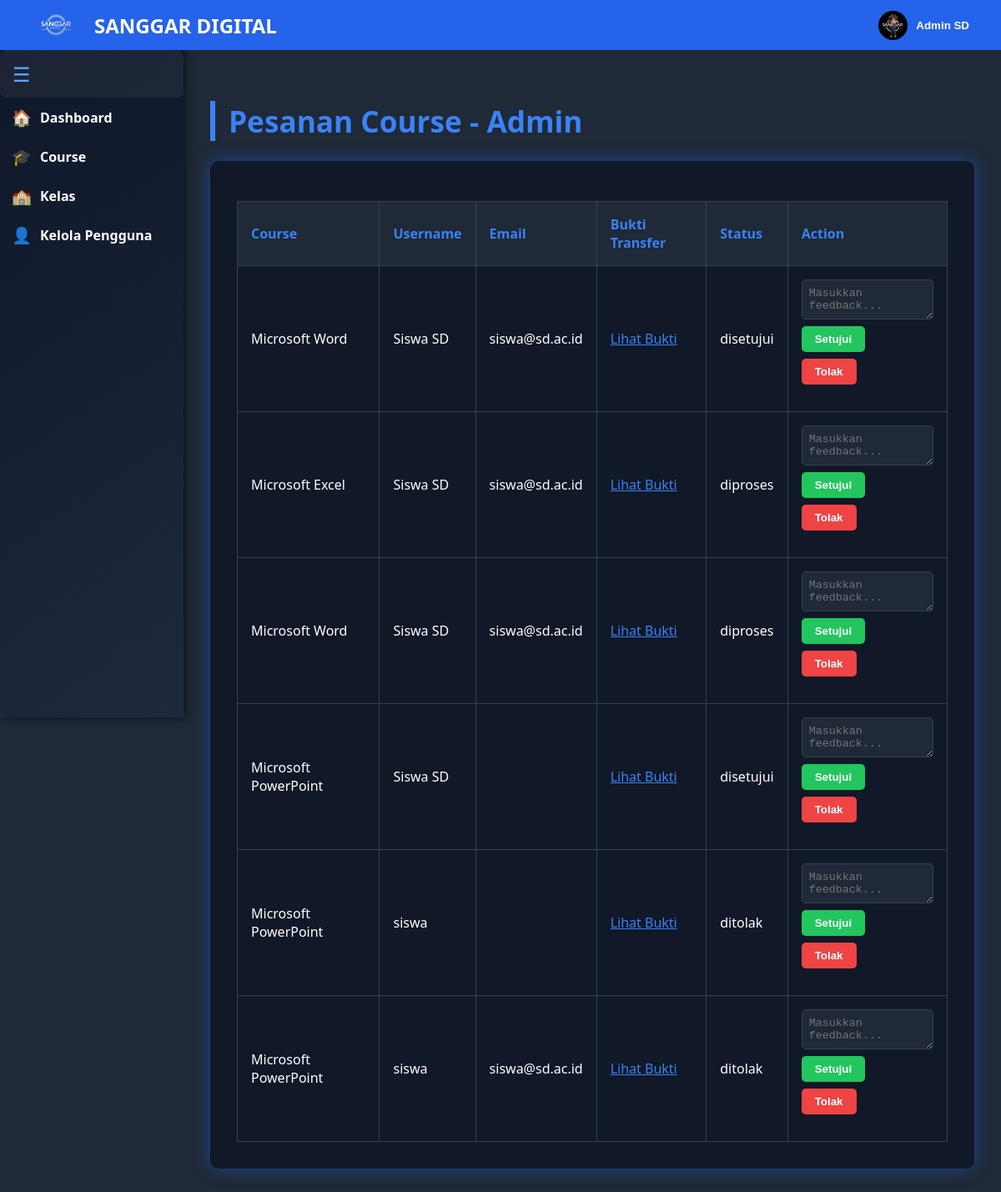
/admin/admin_pesanan.php (signed in), run on the app's committed database.
### tables this page shows
CREATE TABLE `users` (
  `id` int(11) NOT NULL,
  `name` varchar(100) DEFAULT NULL,
  `email` varchar(100) DEFAULT NULL,
  `password` varchar(255) DEFAULT NULL,
  `role` enum('admin','guru','siswa') DEFAULT 'siswa',
  `created_at` timestamp NOT NULL DEFAULT current_timestamp(),
  `photo` varchar(255) DEFAULT NULL
);

CREATE TABLE `pesanan_course` (
  `id` int(11) NOT NULL,
  `course_id` int(11) NOT NULL,
  `username` varchar(100) NOT NULL,
  `email` varchar(150) NOT NULL,
  `bukti_transfer` varchar(255) DEFAULT NULL,
  `metode_bayar` enum('bank','qr') DEFAULT 'bank',
  `status` enum('diproses','disetujui','ditolak') DEFAULT 'diproses',
  `feedback_admin` text DEFAULT NULL,
  `created_at` timestamp NOT NULL DEFAULT current_timestamp(),
  `user_id` int(11) DEFAULT NULL
);

CREATE TABLE `course` (
  `id` int(11) NOT NULL,
  `nama_course` varchar(255) NOT NULL,
  `jenjang` varchar(100) DEFAULT NULL,
  `ringkasan` text DEFAULT NULL,
  `foto` varchar(255) DEFAULT NULL,
  `status` enum('dibuka','belum dibuka') DEFAULT 'belum dibuka',
  `periode` varchar(100) DEFAULT NULL,
  `harga` decimal(12,2) DEFAULT NULL,
  `created_at` timestamp NOT NULL DEFAULT current_timestamp()
);

### admin/admin_pesanan.php (the view, shortened to what this page needs)
<?php
include __DIR__ . '/../partials/navbaradmin.php';
include __DIR__ . '/../partials/sidebaradmin.php';
include '../config/db.php';
$result = mysqli_query($conn, "SELECT p.*, c.nama_course FROM pesanan_course p JOIN course c ON p.course_id = c.id ORDER BY p.created_at DESC");
?>
<main>
    <h2>Pesanan Course - Admin</h2>
    <div class="table-container">
        <table>
            <tr>
                <th>Course</th>
                <th>Username</th>
                <th>Email</th>
                <th>Bukti Transfer</th>
                <th>Status</th>
                <th>Action</th>
            </tr>
            <?php while ($row = mysqli_fetch_assoc($result)) : ?>
            <tr>
                <td><?= htmlspecialchars($row['nama_course']) ?></td>
                <td><?= htmlspecialchars($row['username']) ?></td>
                <td><?= htmlspecialchars($row['email']) ?></td>
                <td>
                    <?php if ($row['bukti_transfer']) : ?>
                        <a href="<?= $row['bukti_transfer'] ?>" target="_blank">Lihat Bukti</a>
                    <?php else: ?>
                        Tidak Ada
                    <?php endif; ?>
                </td>
                <td><?= htmlspecialchars($row['status']) ?></td>
                <td>
                    <form method="POST">
                        <textarea name="feedback" placeholder="Masukkan feedback..." required></textarea><br>
                        <button type="submit" name="approve" class="btn btn-approve">Setujui</button>
                        <button type="submit" name="reject" class="btn btn-reject">Tolak</button>
                    </form>
                </td>
            </tr>
            <?php endwhile; ?>
        </table>
    </div>
</main>

### partials/navbaradmin.php (shortened to what this page needs)
<?php
require_once '../config/db.php';
if (!isset($_SESSION['user_id'])) {
    $username = 'Admin';
    $photo = 'assets/profile.jpg';
} else {
    $user_id = $_SESSION['user_id'];
    $query = $conn->prepare("SELECT name, photo FROM users WHERE id = ?");
    $query->bind_param("i", $user_id);
    $query->execute();
    $result = $query->get_result();
    if ($result && $result->num_rows > 0) {
        $user = $result->fetch_assoc();
        $username = htmlspecialchars($user['name']);
        $photo = !empty($user['photo']) ? $user['photo'] : 'assets/profile.jpg';
    } else {
        $username = 'Admin';
        $photo = 'assets/profile.jpg';
    }
}
?>
<nav style="
  background-color: #2563eb;
  padding: 1rem 2rem;
  color: white;
  font-family: 'Segoe UI', Tahoma, Geneva, Verdana, sans-serif;
  position: fixed;
  top: 0;
  left: 0;
  width: 100%;
  height: 60px;
  display: flex;
  justify-content: space-between;
  align-items: center;
  z-index: 1000;
  box-sizing: border-box;
">
  <div style="display: flex; align-items: center; gap: 10px;">
    <img src="../logo.png" alt="Logo" style="height: 40px; object-fit: contain;">
    <div style="font-weight: 700; font-size: 1.5rem;">
      SANGGAR DIGITAL
    </div>
  </div>
  <div style="display: flex; align-items: center; position: relative;">
    <button id="profileToggle" style="
        background: none;
        border: none;
        color: white;
        cursor: pointer;
        display: flex;
        align-items: center;
    ">
      <img src="/sanggardigital/<?= htmlspecialchars($photo) ?>" alt="Profile"
        style="width:35px; height:35px; border-radius:50%; margin-right:10px; object-fit: cover;">
      <span style="font-weight:600; user-select:none;"><?= $username ?></span>
    </button>
  </div>
</nav>

### partials/sidebaradmin.php (shortened to what this page needs)
<aside id="sidebar" style="
  width: 220px;
  background: linear-gradient(145deg, #0f172a, #1e293b);
  color: white;
  height: 100vh;
  position: fixed;
  top: 60px;
  left: 0;
  font-family: 'Segoe UI', Tahoma, Geneva, Verdana, sans-serif;
  box-sizing: border-box;
  overflow-y: auto;
  z-index: 999;
  transition: width 0.3s ease;
  display: flex;
  flex-direction: column;
  box-shadow: 2px 0 10px rgba(0, 0, 0, 0.6);
">
<div id="toggleSidebarBtn">
  ☰
</div>
<ul style="list-style: none; padding: 0; margin: 0; flex-grow: 1;">
  <li class="menu-item">
    <a href="../dashboard/admin.php" style="display: flex; align-items: center; padding: 10px; text-decoration: none; color: white;">
      <span class="icon" style="margin-right: 10px;">🏠</span>
      <span class="label">Dashboard</span>
    </a>
  </li>
  <li class="menu-item has-dropdown" style="position: relative;">
    <a href="#" onclick="toggleDropdown(event)" style="display: flex; align-items: center; padding: 10px; text-decoration: none; color: white;">
      <span class="icon" style="margin-right: 10px;">🎓</span>
      <span class="label">Course</span>
    </a>
  </li>
  <li class="menu-item has-dropdown" style="position: relative;">
    <a href="#" onclick="toggleDropdown(event)" style="display: flex; align-items: center; padding: 10px; text-decoration: none; color: white;">
      <span class="icon" style="margin-right: 10px;">🏫</span>
      <span class="label">Kelas</span>
    </a>
  </li>
    <li class="menu-item">
    <a href="../users/manage_user.php" style="display: flex; align-items: center; padding: 10px; text-decoration: none; color: white;">
      <span class="icon" style="margin-right: 10px;">👤</span>
      <span class="label">Kelola Pengguna</span>
    </a>
  </li>
</ul>
</aside>

### partials/sidebaradmin.php (style rules this page uses)
#toggleSidebarBtn { position: relative; background-color: rgba(255,255,255,0.05); color: #60a5fa; padding: 12px 15px; cursor: pointer; font-size: 1.5rem; border: none; text-align: left; width: auto; border-radius: 8px; overflow: hidden; transition: background-color 0.3s ease, color 0.3s ease; }
#toggleSidebarBtn::before { content: ""; position: absolute; top: -3px; left: -3px; right: -3px; bottom: -3px; border-radius: 8px; background: linear-gradient(90deg, transparent, #60a5fa, #3b82f6, #60a5fa, transparent); background-size: 200% 100%; pointer-events: none; opacity: 0; transition: opacity 0.3s ease; }
#sidebar ul { padding: 0; }
.menu-item { transition: all 0.3s ease; }
.menu-item a { display: flex; align-items: center; padding: 1rem 1.5rem; text-decoration: none; color: white; font-weight: 600; border-left: 4px solid transparent; transition: background 0.3s ease, transform 0.3s ease; }
.icon { margin-right: 10px; font-size: 1.2rem; transition: transform 0.3s ease; }

### admin/admin_pesanan.php (style rules this page uses)
main { background-color: #1f2937; padding: 2rem; margin-left: 220px; margin-top: 60px; min-height: calc(100vh - 60px); overflow-y: auto; }
h2 { font-size: 2.2rem; margin-bottom: 1.5rem; font-weight: 700; border-left: 6px solid #3b82f6; padding-left: 1rem; color: #3b82f6; }
.table-container { background-color: #111827; padding: 2rem; border-radius: 10px; box-shadow: 0 0 20px #2563eb88; color: white; overflow-x: auto; }
table { width: 100%; max-width: 100%; border-collapse: collapse; margin-top: 1rem; }
th, td { border: 1px solid #374151; padding: 1rem; text-align: left; }
th { background-color: #1f2937; color: #3b82f6; font-weight: 600; }
td a { color: #3b82f6; text-decoration: underline; }
form textarea { width: 100%; background: #1f2937; color: white; border: 1px solid #374151; border-radius: 5px; padding: 0.5rem; resize: vertical; }
.btn { padding: 0.5rem 1rem; border: none; border-radius: 5px; font-weight: 600; cursor: pointer; margin-top: 0.5rem; margin-right: 0.5rem; transition: all 0.3s ease; }
.btn-approve { background-color: #22c55e; color: white; }
.btn-reject { background-color: #ef4444; color: white; }

### data on the page
users: photo (picture), name "Admin SD"
pesanan_course: course.nama_course "Microsoft Word", username "Siswa SD", email "siswa@sd.ac.id", status "disetujui"
pesanan_course: course.nama_course "Microsoft Excel", username "Siswa SD", email "siswa@sd.ac.id", status "diproses"
pesanan_course: course.nama_course "Microsoft Word", username "Siswa SD", email "siswa@sd.ac.id", status "diproses"
pesanan_course: course.nama_course "Microsoft PowerPoint", username "Siswa SD", status "disetujui"
pesanan_course: course.nama_course "Microsoft PowerPoint", username "siswa", status "ditolak"
pesanan_course: course.nama_course "Microsoft PowerPoint", username "siswa", email "siswa@sd.ac.id", status "ditolak"
